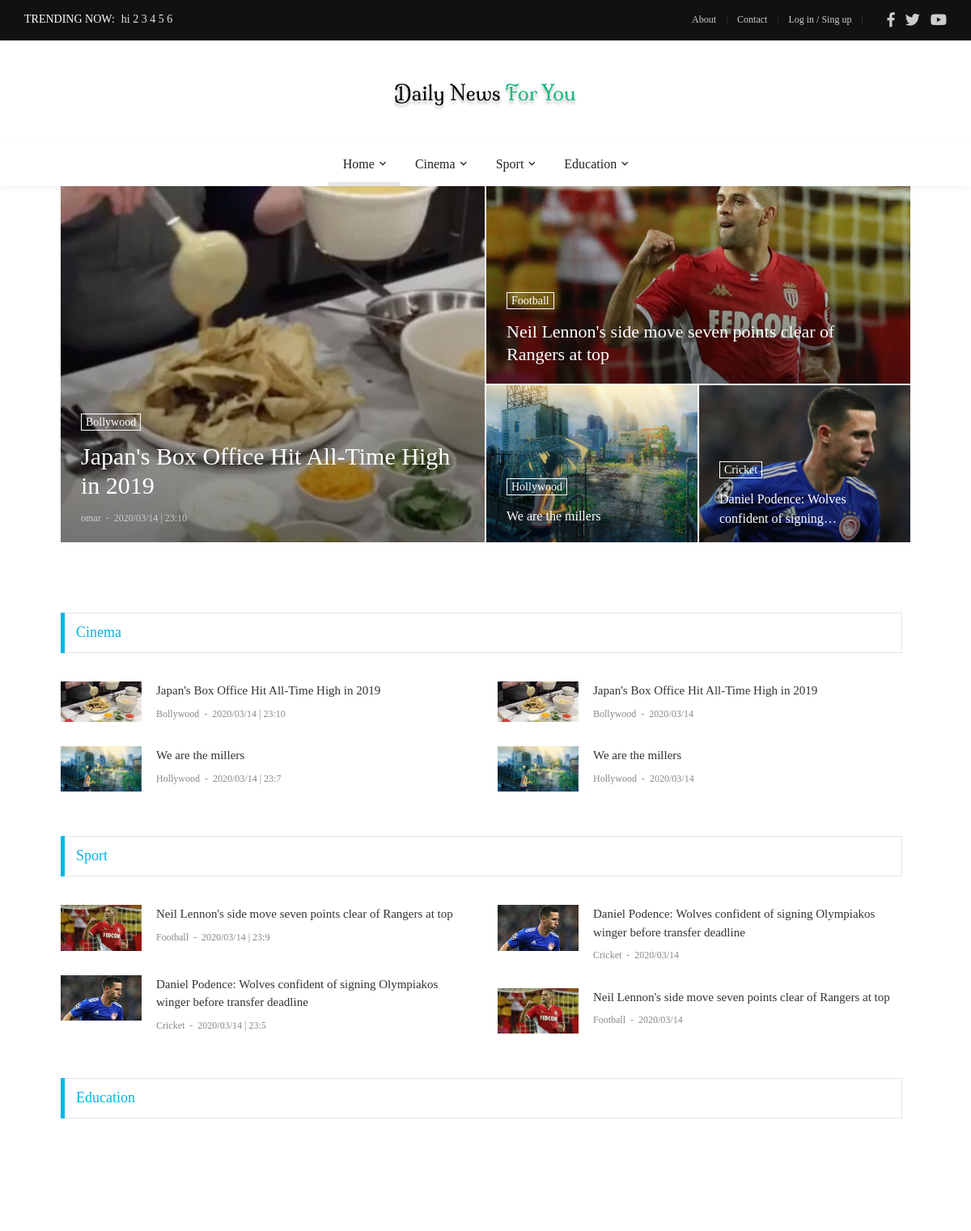
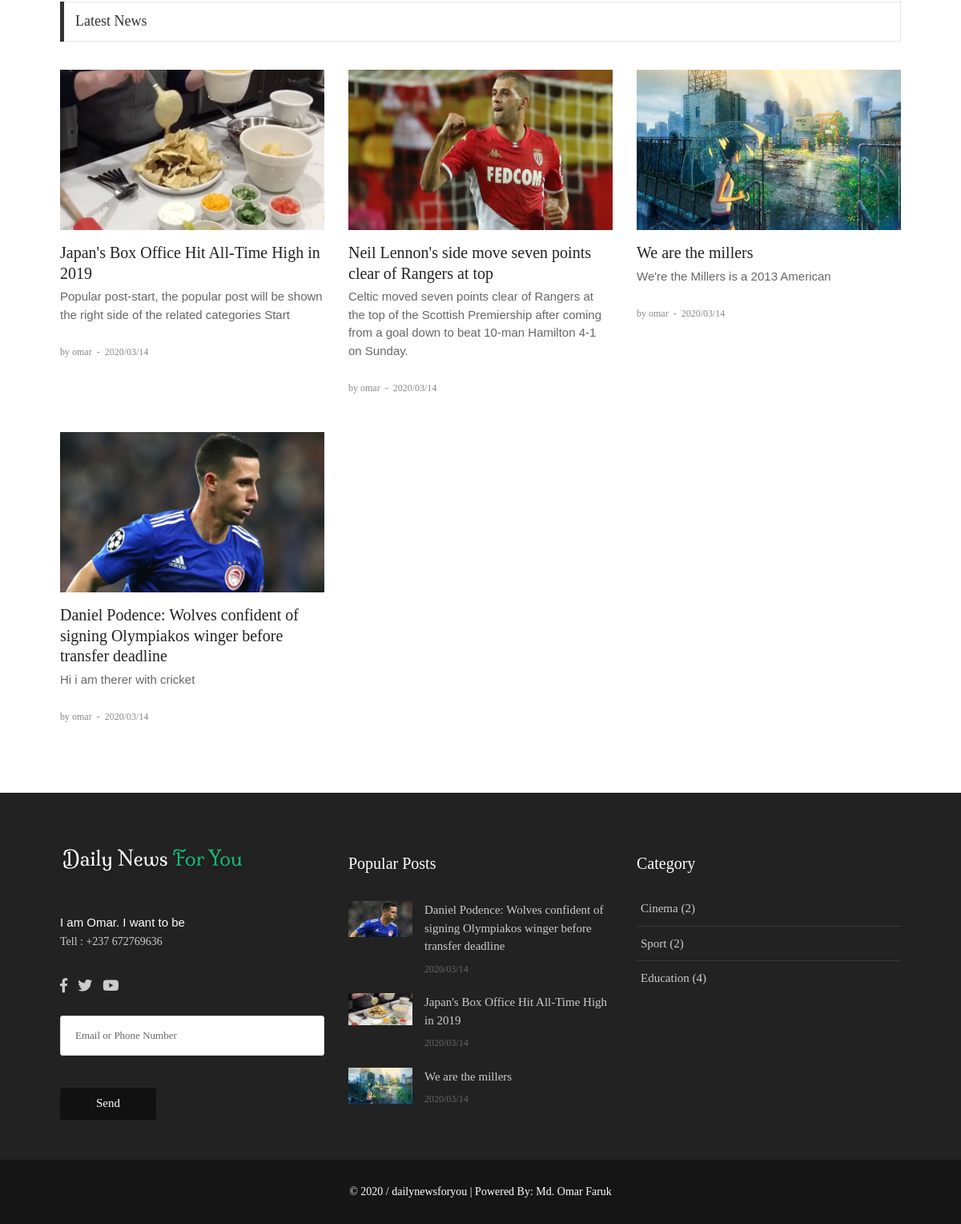
The page / on the database its author committed (2 pictures, top to bottom).
### trending/models.py (models this page shows, shortened)
class Trending(models.Model):
    txt = models.CharField(max_length=200)

### cat/models.py (models this page shows, shortened)
class Cat(models.Model):
    name = models.CharField(max_length=50)
    count = models.IntegerField(default=0)  # To count how many news contains in an one category

### news/models.py (models this page shows, shortened)
class News(models.Model):
    name = models.CharField(max_length=200)
    short_txt = models.TextField()
    body_txt = models.TextField()
    date = models.CharField(max_length=12)
    time = models.CharField(max_length=12,default="00:00")
    picname = models.TextField()
    picurl = models.TextField(default="-")
    writer = models.CharField(max_length=100)
    catname = models.CharField(max_length=100, default="-")   # default="-" for charfield
    catid = models.IntegerField(default=0)
    ocatid = models.IntegerField(default=0)  # ocatid means original cat id.for count news
    show = models.IntegerField(default=0)   # default=0 for integer field-when i use this in existing models
    tag = models.TextField(default="")   # For tag (Filtering)
    act = models.IntegerField(default=0)  # For Publish News
    rand = models.IntegerField(default=0)  # For Random Number of the News

### main/models.py (models this page shows, shortened)
class Main(models.Model):
    name = models.CharField(max_length=50)
    about = models.TextField()  # this is for footer  (default="-")
    abouttxt = models.TextField(default="")    ## About page text
    fb = models.CharField(default="-", max_length=50)
    tw = models.CharField(default="-", max_length=50)
    yt = models.CharField(default="-", max_length=50)
    tell = models.CharField(default="-", max_length=50)
    link = models.CharField(default="-", max_length=50)
    set_name = models.CharField(default="-", max_length=50)
    picurl = models.TextField(default="")
    picname = models.TextField(default="")
    picurl2 = models.TextField(default="")
    picname2 = models.TextField(default="")

### main/views.py (the view)
# urls.py: url(r'^$', views.home, name='home'),                        ## Front Home Page
def home(request):
    site = Main.objects.get(pk=2)
    news = News.objects.filter(act=1).order_by('-pk')  ## for reverse(ordering) need to filter by pk with (-) to get the latest submission first.
    cat = Cat.objects.all()  ## Show categories in footer
    subcat = SubCat.objects.all()  ## for SubMenu in the menu bar
    lastnews = News.objects.filter(act=1).order_by('-pk')[:3]   ### This query for last three post
    popnews = News.objects.filter(act=1).order_by('-show')    ### Populer News will be Shown according to view(show)
    popnews2 = News.objects.filter(act=1).order_by('-show')[:3]    ### 3 Populer News will be Shown according to view(show) in footer section
    trending = Trending.objects.all().order_by('-pk')[:3] ### Trending now will show on top bar(send query from here to naster.html in front)
    lastnews2 = News.objects.filter(act=1).order_by('-pk')[:4] # Last Four News in Three Different Frames
    random_object = Trending.objects.all()[randint(0, len(trending) -1)] ## Random Object (For Trending now). I just used it for home page. To show the trending randomly
    return render(request, 'front/home.html', {'site':site, 'news':news, 'cat':cat, 'subcat':subcat, 'lastnews':lastnews, 'popnews':popnews, 'popnews2':popnews2, 'trending':trending, 'lastnews2':lastnews2})

### main/templates/front/home.html (shortened to what this page needs)
{% extends 'front/master.html' %}
{% load static %}
{% block mainblock %}
	<section class="bg0">
		<div class="container">
			<div class="row m-rl--1">
			{% for ln in lastnews2 %}
				{% if forloop.counter == 1 %}
				<div class="col-md-6 p-rl-1 p-b-2">
					<div class="bg-img1 size-a-3 how1 pos-relative" style="background-image: url({{ ln.picurl }});">
						<a href="{% url 'news_detail' word=ln.name %}" class="dis-block how1-child1 trans-03"></a>
						<div class="flex-col-e-s s-full p-rl-25 p-tb-20">
							<a href="#" class="dis-block how1-child2 f1-s-2 cl0 bo-all-1 bocl0 hov-btn1 trans-03 p-rl-5 p-t-2">
								{{ ln.catname }}
							</a>
							<h3 class="how1-child2 m-t-14 m-b-10">
								<a href="{% url 'news_detail' word=ln.name %}" class="how-txt1 size-a-6 f1-l-1 cl0 hov-cl10 trans-03">
									{{ ln.name }}
								</a>
							</h3>
							<span class="how1-child2">
								<span class="f1-s-4 cl11">
									{{ ln.writer }}
								</span>
								<span class="f1-s-3 cl11 m-rl-3">
									-
								</span>
								<span class="f1-s-3 cl11">
									{{ ln.date }} | {{ ln.time }}
								</span>
							</span>
						</div>
					</div>
				</div>
				{% endif %}
			{% endfor %}
				<div class="col-md-6 p-rl-1">
					<div class="row m-rl--1">
					{% for ln in lastnews2 %}
						{% if forloop.counter == 2 %}
						<div class="col-12 p-rl-1 p-b-2">
							<div class="bg-img1 size-a-4 how1 pos-relative" style="background-image: url({{ ln.picurl }});">
								<a href="{% url 'news_detail' word=ln.name %}" class="dis-block how1-child1 trans-03"></a>
								<div class="flex-col-e-s s-full p-rl-25 p-tb-24">
									<a href="#" class="dis-block how1-child2 f1-s-2 cl0 bo-all-1 bocl0 hov-btn1 trans-03 p-rl-5 p-t-2">
										{{ ln.catname }}
									</a>
									<h3 class="how1-child2 m-t-14">
										<a href="{% url 'news_detail' word=ln.name %}" class="how-txt1 size-a-7 f1-l-2 cl0 hov-cl10 trans-03">
											{{ ln.name }}
										</a>
									</h3>
								</div>
							</div>
						</div>
						{% endif %}
					{% endfor %}
					{% for ln in lastnews2 %}
						{% if forloop.counter == 3 %}
						<div class="col-sm-6 p-rl-1 p-b-2">
							<div class="bg-img1 size-a-5 how1 pos-relative" style="background-image: url({{ ln.picurl }});">
								<a href="{% url 'news_detail' word=ln.name %}" class="dis-block how1-child1 trans-03"></a>
								<div class="flex-col-e-s s-full p-rl-25 p-tb-20">
									<a href="#" class="dis-block how1-child2 f1-s-2 cl0 bo-all-1 bocl0 hov-btn1 trans-03 p-rl-5 p-t-2">
										{{ ln.catname }}
									</a>
									<h3 class="how1-child2 m-t-14">
										<a href="{% url 'news_detail' word=ln.name %}" class="how-txt1 size-h-1 f1-m-1 cl0 hov-cl10 trans-03">
											{{ ln.name }}
										</a>
									</h3>
								</div>
							</div>
						</div>
						{% endif %}
						{% if forloop.counter == 4 %}
						<div class="col-sm-6 p-rl-1 p-b-2">
							<div class="bg-img1 size-a-5 how1 pos-relative" style="background-image: url({{ ln.picurl }});">
								<a href="{% url 'news_detail' word=ln.name %}" class="dis-block how1-child1 trans-03"></a>
								<div class="flex-col-e-s s-full p-rl-25 p-tb-20">
									<a href="#" class="dis-block how1-child2 f1-s-2 cl0 bo-all-1 bocl0 hov-btn1 trans-03 p-rl-5 p-t-2">
										{{ ln.catname }}
									</a>
									<h3 class="how1-child2 m-t-14">
										<a href="{% url 'news_detail' word=ln.name %}" class="how-txt1 size-h-1 f1-m-1 cl0 hov-cl10 trans-03">
											{{ ln.name }}
										</a>
									</h3>
								</div>
							</div>
						</div>
						{% endif %}
					{% endfor %}
					</div>
				</div>
			</div>
		</div>
	</section>
<section class="post bg0 p-t-85">
	<div class="container">
		<div class="row justify-content-center">
			<div class="col-md-12 col-lg-12">
				<div class="p-r-10 p-rl-0-sr991 p-b-20">
					{% for newscat in cat %}
					{% if newscat.count != 0 %}
					<div class="p-b-25 m-r--10 m-r-0-sr991">
						<div class="how2 how2-cl5 flex-s-c m-r-10 m-r-0-sr991">
							<h3 class="f1-m-2 cl17 tab01-title">
								{{ newscat.name }}
							</h3>
						</div>
						<div class="row p-t-35">
							<div class="col-sm-6 p-r-25 p-r-15-sr991">
								{% for ab in news %}
								{% if newscat.pk == ab.ocatid %}
								<div class="flex-wr-sb-s m-b-30">
									<a href="{% url 'news_detail' word=ab.name %}"
										class="size-w-1 wrap-pic-w hov1 trans-03">
										<img src="{{ ab.picurl }}" alt="IMG">
									</a>
									<div class="size-w-2">
										<h5 class="p-b-5">
											<a href="{% url 'news_detail' word=ab.name %}"
												class="f1-s-5 cl3 hov-cl10 trans-03">
												{{ ab.name }}
											</a>
										</h5>
										<span class="cl8">
											<a href="#" class="f1-s-6 cl8 hov-cl10 trans-03">
												{{ ab.catname }}
											</a>
											<span class="f1-s-3 m-rl-3">
												-
											</span>
											<span class="f1-s-3">
												{{ ab.date }} | {{ ab.time }}
											</span>
										</span>
									</div>
								</div>
								{% endif %}
								{% endfor %}
							</div>
							<div class="col-sm-6 p-r-25 p-r-15-sr991">
								{% for pop in popnews %}
								{% if pop.ocatid == newscat.pk %}
								{% if pop.show != 0 %}
								<div class="flex-wr-sb-s m-b-30">
									<a href="{% url 'news_detail' word=pop.name %}" class="size-w-1 wrap-pic-w hov1 trans-03">
										<img src="{{ pop.picurl }}" alt="IMG">
									</a>
									<div class="size-w-2">
										<h5 class="p-b-5">
											<a href="{% url 'news_detail' word=pop.name %}" class="f1-s-5 cl3 hov-cl10 trans-03">
												{{ pop.name }}
											</a>
										</h5>
										<span class="cl8">
											<a href="#" class="f1-s-6 cl8 hov-cl10 trans-03">
												{{ pop.catname }}
											</a>
											<span class="f1-s-3 m-rl-3">
												-
											</span>
											<span class="f1-s-3">
												{{ pop.date }}
											</span>
										</span>
									</div>
								</div>
								{% endif %}
								{% endif %}
								{% endfor %}
							</div>
			</div>
					</div>
					{% endif %}
					{% endfor %}
				</div>
			</div>
		</div>
	</div>
</section>
<section class="bg0 p-t-60 p-b-40">
	<div class="container">
		<div class="how2 how2-cl4 flex-s-c">
			<h3 class="f1-m-2 cl3 tab01-title">
				Latest News
			</h3>
		</div>
		<div class="row p-t-35">
			{% for i in news %}
			<div class="col-sm-6 col-md-4">
				<div class="m-b-45">
					<a href="{% url 'news_detail' word=i.name %}" class="wrap-pic-w hov1 trans-03">
						<img style="display: inline-block; width: 330px; height: 200px;" src="{{ i.picurl }}" alt="IMG">
					</a>
					<div class="p-t-16">
						<h5 class="p-b-5">
							<a href="{% url 'news_detail' word=i.name %}" class="f1-m-3 cl2 hov-cl10 trans-03">
								{{ i.name }}
							</a>
						</h5>
						<p>{{ i.short_txt|safe }}</p>
						<br>
						<span class="cl8">
							<a href="#" class="f1-s-4 cl8 hov-cl10 trans-03">
								by {{ i.writer }}
							</a>
							<span class="f1-s-3 m-rl-3">
								-
							</span>
							<span class="f1-s-3">
								{{ i.date }}
							</span>
						</span>
					</div>
				</div>
			</div>
			{% endfor %}
		</div>
	</div>
</section>
{% endblock %}

### main/templates/front/master.html (shortened to what this page needs)
{% load static %}
<!DOCTYPE html>
<html lang="en">
<head>
	<link rel="stylesheet" type="text/css" href="{% static 'front/vendor/bootstrap/css/bootstrap.min.css' %}">
	<link rel="stylesheet" type="text/css" href="{% static 'front/fonts/fontawesome-5.0.8/css/fontawesome-all.min.css' %}">
	<link rel="stylesheet" type="text/css" href="{% static 'front/fonts/iconic/css/material-design-iconic-font.min.css' %}">
	<link rel="stylesheet" type="text/css" href="{% static 'front/vendor/animate/animate.css' %}">
	<link rel="stylesheet" type="text/css" href="{% static 'front/vendor/css-hamburgers/hamburgers.min.css' %}">
	<link rel="stylesheet" type="text/css" href="{% static 'front/vendor/animsition/css/animsition.min.css' %}">
	<link rel="stylesheet" type="text/css" href="{% static 'front/css/util.min.css' %}">
	<link rel="stylesheet" type="text/css" href="{% static 'front/css/main.css' %}">
</head>
<body class="animsition">
	<header>
		<div class="container-menu-desktop">
			<div class="topbar">
				<div class="content-topbar h-100 p-rl-30">
					<div class="align-self-stretch size-w-0 pos-relative m-r-30">
						<div class="f2-s-1 flex-wr-s-c s-full ab-t-l p-b-2">
							<span class="text-uppercase cl0 p-r-8">
								Trending Now:
							</span>
							<span class="dis-inline-block cl16 slide100-txt pos-relative size-w-0" data-in="fadeInDown" data-out="fadeOutDown">
								{% for trend in trending %}
								<span class="dis-inline-block slide100-txt-item animated visible-false">
									{{ trend.txt }}
								</span>
								{% endfor %}
							</span>
						</div>
					</div>
					<div class="flex-wr-e-c">
						<div class="left-topbar">
							<a href="/about" class="left-topbar-item">
								About
							</a>
							<a href="/contact" class="left-topbar-item">
								Contact
							</a>
							<a href="/login" class="left-topbar-item">
								Log in / Sing up
							</a>
						</div>
						<div class="right-topbar p-l-18">
							<a href="{{ site.fb }}">
								<span class="fab fa-facebook-f"></span>
							</a>
							<a href="{{ site.tw }}">
								<span class="fab fa-twitter"></span>
							</a>
							<a href="{{ site.yt }}">
								<span class="fab fa-youtube"></span>
							</a>
						</div>
					</div>
				</div>
			</div>
			<div class="wrap-logo no-banner container">
				<div class="logo">
					<a href="/"><img src="{{ site.picurl }}" alt="LOGO"></a>
				</div>
			</div>
			<div class="wrap-main-nav">
				<div class="main-nav">
					<nav class="menu-desktop">
						<ul class="main-menu justify-content-center">
							<li class="main-menu-active">
								<a href="/">Home</a>
							</li>
							{% for gg in cat %}
							{% if gg.count != 0 %}
							<li class="mega-menu-item">
								<a href="category-01.html">{{ gg.name }}</a>
							</li>
							{% endif %}
							{% endfor %}
						</ul>
					</nav>
				</div>
			</div>
		</div>
	</header>
	{% block mainblock %}
    {% endblock %}
	<footer>
		<div class="bg2 p-t-40 p-b-25">
			<div class="container">
				<div class="row">
					<div class="col-lg-4 p-b-20">
						<div class="size-h-3 flex-s-c">
							<a href="/">
								<img class="max-s-full" src="{{ site.picurl2 }}" alt="LOGO">
							</a>
						</div>
						<div>
							<p class="f1-s-1 cl11 p-b-16">
								{{site.about | safe }}
							</p>
							<p class="f1-s-1 cl11 p-b-16">
								Tell : {{ site.tell }}
							</p>
							<div class="p-t-15">
								<a href="{{ site.fb }}" class="fs-18 cl11 hov-cl10 trans-03 m-r-8">
									<span class="fab fa-facebook-f"></span>
								</a>
								<a href="{{ site.tw }}" class="fs-18 cl11 hov-cl10 trans-03 m-r-8">
									<span class="fab fa-twitter"></span>
								</a>
								<a href="{{ site.yt }}" class="fs-18 cl11 hov-cl10 trans-03 m-r-8">
									<span class="fab fa-youtube"></span>
								</a>
							</div>
							<br>
							<form action="{% url 'news_letter' %}" method="POST">
								<input class="bo-1-rad-3 bocl13 size-a-19 f1-s-13 cl5 plh6 p-rl-18 m-b-20" type="txt" name="txt" placeholder="Email or Phone Number">
								<button type="submit" class="size-a-20 bg1 borad-3 f1-s-12 cl0 hov-btn1 trans-03 p-rl-15 m-t-20">Send</button>
							</form>
						</div>
					</div>
					<div class="col-sm-6 col-lg-4 p-b-20">
						<div class="size-h-3 flex-s-c">
							<h5 class="f1-m-7 cl0">
								Popular Posts
							</h5>
						</div>
						<ul>
							{% for pop in popnews2 %}
							<li class="flex-wr-sb-s p-b-20">
								<a href="{% url 'news_detail' word=pop.name %}" class="size-w-4 wrap-pic-w hov1 trans-03">
									<img src="{{ pop.picurl }}" alt="IMG">
								</a>
								<div class="size-w-5">
									<h6 class="p-b-5">
										<a href="{% url 'news_detail' word=pop.name %}" class="f1-s-5 cl11 hov-cl10 trans-03">
											{{ pop.name }}
										</a>
									</h6>
									<span class="f1-s-3 cl6">
										{{ pop.date }}
									</span>
								</div>
							</li>
							{% endfor %}
						</ul>
					</div>
					<div class="col-sm-6 col-lg-4 p-b-20">
						<div class="size-h-3 flex-s-c">
							<h5 class="f1-m-7 cl0">
								Category
							</h5>
						</div>
						<ul class="m-t--12">
							{% for c in cat %}
							{% if c.count != 0 %}
							<li class="how-bor1 p-rl-5 p-tb-10">
								<a href="#" class="f1-s-5 cl11 hov-cl10 trans-03 p-tb-8">
									{{ c.name }} ({{ c.count }})
								</a>
							</li>
							{% endif %}
							{% endfor %}
						</ul>
					</div>
				</div>
			</div>
		</div>
		<div class="bg11">
			<div class="container size-h-4 flex-c-c p-tb-15">
				<span class="f1-s-1 cl0 txt-center">
					© 2020 / dailynewsforyou | Powered By: Md. Omar Faruk
				</span>
			</div>
		</div>
	</footer>
</body>
</html>

### rows shown on the page
Trending: txt "hi 2 3 4 5 6"
Cat: name "Cinema", count "2"
Cat: name "Sport", count "2"
Cat: name "Education", count "4"
News: picurl (picture), catname "Bollywood", name "Japan's Box Office Hit All-Time High in 2019", writer "omar", date "2020/03/14", time "23:10", short_txt "Popular post-start, the popular post will be shown the right side of the related categories Start"
News: picurl (picture), catname "Football", name "Neil Lennon's side move seven points clear of Rangers at top", date "2020/03/14", time "23:9", short_txt "Celtic moved seven points clear of Rangers at the top of the Scottish Premiership after coming from a goal down to beat 10-man Hamilton 4-1 on Sunday.", writer "omar"
News: picurl (picture), catname "Hollywood", name "We are the millers", date "2020/03/14", time "23:7", short_txt "We're the Millers is a 2013 American", writer "omar"
News: picurl (picture), catname "Cricket", name "Daniel Podence: Wolves confident of…", name "Daniel Podence: Wolves confident of signing Olympiakos winger before transfer deadline", date "2020/03/14", time "23:5", short_txt "Hi i am therer with cricket", writer "omar"
Main: about "I am Omar. I want to be", tell "+237 672769636"
